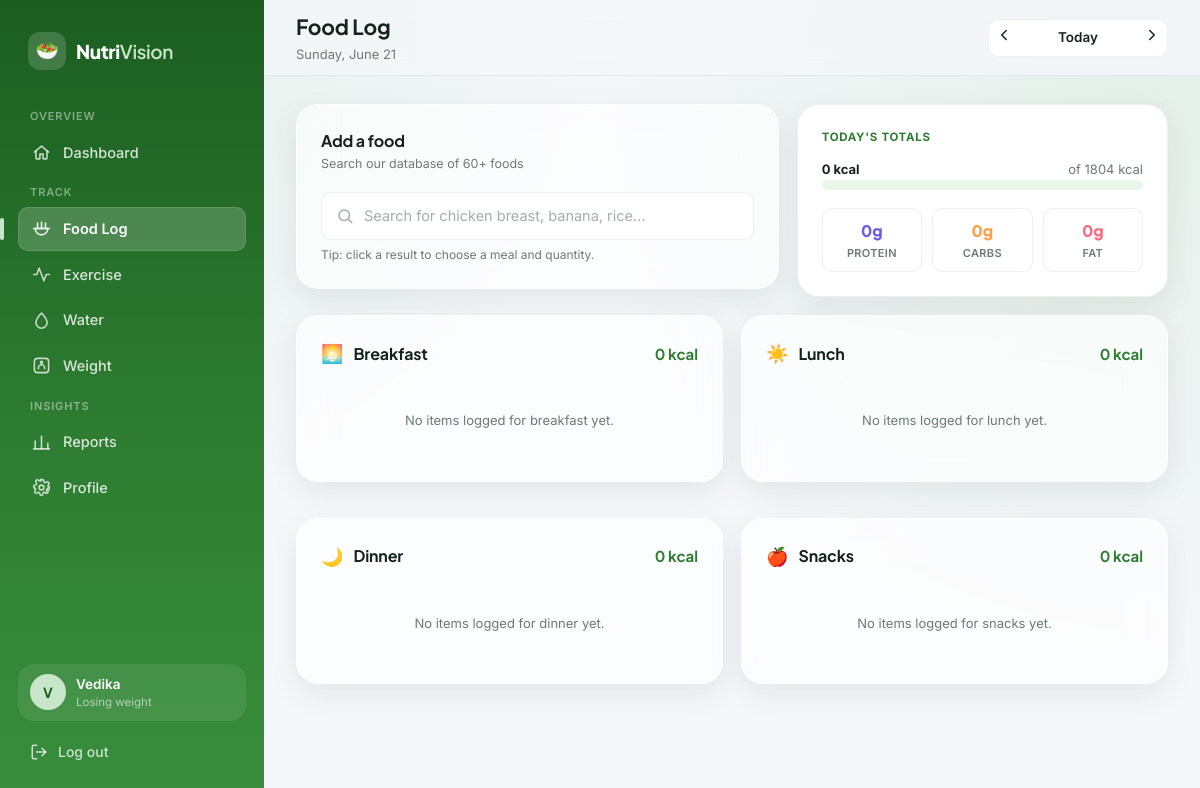
The page /food (signed in) on the database its author committed.
### models.py (models this page shows, shortened)
class User(UserMixin, db.Model):
    __tablename__ = "users"
    id = db.Column(db.Integer, primary_key=True)
    name = db.Column(db.String(100), nullable=False)
    email = db.Column(db.String(150), unique=True, nullable=False, index=True)
    password_hash = db.Column(db.String(255), nullable=False)
    age = db.Column(db.Integer)
    gender = db.Column(db.String(20))  # 'male' | 'female' | 'other'
    height = db.Column(db.Float)  # centimetres
    weight = db.Column(db.Float)  # kilograms (latest known weight)
    goal_weight = db.Column(db.Float)  # kilograms (target weight)
    activity_level = db.Column(db.String(30), default="sedentary")
    goal = db.Column(db.String(20), default="maintenance")  # weight_loss | maintenance | weight_gain
    water_goal_ml = db.Column(db.Integer, default=2000)
    created_at = db.Column(db.DateTime, default=datetime.utcnow)
    food_logs = db.relationship("FoodLog", backref="user", lazy=True, cascade="all, delete-orphan")
    exercise_logs = db.relationship("ExerciseLog", backref="user", lazy=True, cascade="all, delete-orphan")
    water_logs = db.relationship("WaterLog", backref="user", lazy=True, cascade="all, delete-orphan")
    weight_logs = db.relationship("WeightLog", backref="user", lazy=True, cascade="all, delete-orphan")
    def calculate_bmr(self):
        if not all([self.weight, self.height, self.age, self.gender]):
            return None
        base = (10 * self.weight) + (6.25 * self.height) - (5 * self.age)
        if self.gender == "male":
            return round(base + 5, 1)
        elif self.gender == "female":
            return round(base - 161, 1)
        else:
            return round(base - 78, 1)
    def calculate_tdee(self):
        bmr = self.calculate_bmr()
        if bmr is None:
            return None
        multiplier = ACTIVITY_MULTIPLIERS.get(self.activity_level, 1.2)
        return round(bmr * multiplier, 1)
    def calculate_daily_calorie_goal(self):
        tdee = self.calculate_tdee()
        if tdee is None:
            return None
        adjustment = GOAL_CALORIE_ADJUSTMENT.get(self.goal, 0)
        goal_calories = tdee + adjustment
        return round(max(goal_calories, 1200), 0)
    def calculate_macro_targets(self):
        calorie_goal = self.calculate_daily_calorie_goal()
        if calorie_goal is None:
            return {"protein": 0, "carbs": 0, "fat": 0}
        return {
            "protein": round((calorie_goal * 0.30) / 4, 0),
            "carbs": round((calorie_goal * 0.40) / 4, 0),
            "fat": round((calorie_goal * 0.30) / 9, 0),
        }

### blueprints/food.py (the view)
@food_bp.route("/food")
@login_required
def food_log_page():
    selected_date = _parse_date(request.args.get("date"))
    logs = FoodLog.query.filter_by(user_id=current_user.id, date=selected_date).all()
    meals = {meal: [] for meal in MEAL_TYPES}
    for log in logs:
        meals[log.meal_type].append(log)
    totals = _day_totals(current_user.id, selected_date)
    macro_targets = current_user.calculate_macro_targets()
    calorie_goal = current_user.calculate_daily_calorie_goal() or 2000
    return render_template(
        "food_log.html",
        selected_date=selected_date,
        prev_date=selected_date - timedelta(days=1),
        next_date=selected_date + timedelta(days=1),
        is_today=(selected_date == date.today()),
        meals=meals,
        totals=totals,
        macro_targets=macro_targets,
        calorie_goal=calorie_goal,
        meal_types=MEAL_TYPES,
    )

### blueprints/food.py (called while the page is built)
def _parse_date(value):
    if not value:
        return date.today()
    try:
        return datetime.strptime(value, "%Y-%m-%d").date()
    except ValueError:
        return date.today()

def _day_totals(user_id, day):
    logs = FoodLog.query.filter_by(user_id=user_id, date=day).all()
    return {
        "calories": round(sum(l.calories for l in logs), 1),
        "protein": round(sum(l.protein for l in logs), 1),
        "carbs": round(sum(l.carbs for l in logs), 1),
        "fat": round(sum(l.fat for l in logs), 1),
    }

### templates/food_log.html (shortened to what this page needs)
{% extends "base.html" %}
{% from "partials/icons.html" import icon %}
{% block page_title %}Food Log{% endblock %}
{% block page_subtitle %}{{ selected_date.strftime('%A, %B') }} {{ selected_date.day }}{% endblock %}
{% block topbar_actions %}
<div class="date-nav">
  <a href="{{ url_for('food.food_log_page', date=prev_date.isoformat()) }}" aria-label="Previous day">{{ icon('chevron-left') }}</a>
  <span class="date-label">{{ "Today" if is_today else selected_date.strftime('%b %d') }}</span>
  <a href="{{ url_for('food.food_log_page', date=next_date.isoformat()) }}" aria-label="Next day">{{ icon('chevron-right') }}</a>
</div>
{% endblock %}
{% block content %}
<div class="dash-grid" style="grid-template-columns: 1.3fr 1fr;">
  <div class="card">
    <div class="card-header">
      <div>
        <h3>Add a food</h3>
        <p class="subtitle">Search our database of 60+ foods</p>
      </div>
    </div>
    <div class="search-bar">
      {{ icon('search', 'search-icon') }}
      <input type="text" class="input" id="foodSearchInput" placeholder="Search for chicken breast, banana, rice…" autocomplete="off">
    </div>
    <p class="help-text">Tip: click a result to choose a meal and quantity.</p>
  </div>
  <div class="card-solid">
    <p class="card-eyebrow mb-14">Today's totals</p>
    {% set pct = [[(totals.calories / calorie_goal * 100) if calorie_goal else 0, 100]|min, 0]|max %}
    <div class="flex-between mb-8">
      <span class="text-sm" style="font-weight:700;">{{ totals.calories|int }} kcal</span>
      <span class="text-sm text-muted">of {{ calorie_goal|int }} kcal</span>
    </div>
    <div class="progress-track mb-18"><div class="progress-fill {{ 'danger' if pct >= 100 }}" style="width:{{ pct }}%;"></div></div>
    <div class="macro-chip-row">
      <div class="macro-chip protein"><div class="mval">{{ totals.protein }}g</div><div class="mlbl">Protein</div></div>
      <div class="macro-chip carbs"><div class="mval">{{ totals.carbs }}g</div><div class="mlbl">Carbs</div></div>
      <div class="macro-chip fat"><div class="mval">{{ totals.fat }}g</div><div class="mlbl">Fat</div></div>
    </div>
  </div>
</div>
{% set meal_meta = {
  'breakfast': ('🌅','Breakfast'),
  'lunch': ('☀️','Lunch'),
  'dinner': ('🌙','Dinner'),
  'snacks': ('🍎','Snacks')
} %}
<div class="grid-2 mt-18">
{% for meal_type in meal_types %}
  {% set emoji, label = meal_meta[meal_type] %}
  <div class="card meal-card" data-meal="{{ meal_type }}">
    <div class="card-header meal-card-header">
      <div class="meal-title">
        <span class="meal-icon">{{ emoji }}</span>
        <h3>{{ label }}</h3>
      </div>
      <span class="meal-cal" data-meal-total="{{ meal_type }}">
        {{ meals[meal_type]|sum(attribute='calories')|round|int }} kcal
      </span>
    </div>
    {% if not meals[meal_type] %}
    <div class="empty-state empty-meal" style="padding:26px 10px;">
      <p class="text-sm">No items logged for {{ label|lower }} yet.</p>
    </div>
    {% endif %}
  </div>
{% endfor %}
</div>
{% endblock %}

### templates/base.html (shortened to what this page needs)
<!DOCTYPE html>
<html lang="en">
<head>
<link rel="stylesheet" href="{{ url_for('static', filename='css/style.css') }}">
</head>
<body>
{% from "partials/icons.html" import icon %}
<div class="app-shell">
  <aside class="sidebar" id="sidebar">
    <div class="sidebar-brand">
      <div class="logo-mark">🥗</div>
      <div class="logo-text">Nutri<span>Vision</span></div>
    </div>
    <p class="sidebar-section-label">Overview</p>
    <nav class="sidebar-nav">
      <a class="sidebar-link {{ 'active' if request.endpoint == 'dashboard.home' }}" href="{{ url_for('dashboard.home') }}">
        {{ icon('home') }} Dashboard
      </a>
    </nav>
    <p class="sidebar-section-label">Track</p>
    <nav class="sidebar-nav">
      <a class="sidebar-link {{ 'active' if request.endpoint == 'food.food_log_page' }}" href="{{ url_for('food.food_log_page') }}">
        {{ icon('bowl') }} Food Log
      </a>
      <a class="sidebar-link {{ 'active' if request.endpoint == 'exercise.exercise_page' }}" href="{{ url_for('exercise.exercise_page') }}">
        {{ icon('activity') }} Exercise
      </a>
      <a class="sidebar-link {{ 'active' if request.endpoint == 'water.water_page' }}" href="{{ url_for('water.water_page') }}">
        {{ icon('droplet') }} Water
      </a>
      <a class="sidebar-link {{ 'active' if request.endpoint == 'weight.weight_page' }}" href="{{ url_for('weight.weight_page') }}">
        {{ icon('scale') }} Weight
      </a>
    </nav>
    <p class="sidebar-section-label">Insights</p>
    <nav class="sidebar-nav">
      <a class="sidebar-link {{ 'active' if request.endpoint == 'reports.reports_page' }}" href="{{ url_for('reports.reports_page') }}">
        {{ icon('bar-chart') }} Reports
      </a>
      <a class="sidebar-link {{ 'active' if request.endpoint == 'profile.edit_profile' }}" href="{{ url_for('profile.edit_profile') }}">
        {{ icon('settings') }} Profile
      </a>
    </nav>
    <div class="sidebar-footer">
      {% if current_user.is_authenticated %}
      <div class="sidebar-user">
        <div class="avatar">{{ current_user.name[:1]|upper }}</div>
        <div class="user-meta">
          <div class="user-name">{{ current_user.name }}</div>
          <div class="user-goal">{{ {'weight_loss':'Losing weight','maintenance':'Maintaining','weight_gain':'Gaining weight'}.get(current_user.goal, 'Set a goal') }}</div>
        </div>
      </div>
      <a class="sidebar-logout" href="{{ url_for('auth.logout') }}">{{ icon('logout') }} Log out</a>
      {% endif %}
    </div>
  </aside>
  <div class="main-col">
    <header class="topbar">
      <div class="flex gap-14" style="align-items:center;">
        <div class="topbar-title">
          <h1>{% block page_title %}Dashboard{% endblock %}</h1>
          <p>{% block page_subtitle %}{{ today.strftime('%A, %B') }} {{ today.day }}{% endblock %}</p>
        </div>
      </div>
      <div class="topbar-actions">
        {% block topbar_actions %}{% endblock %}
      </div>
    </header>
    <main class="content">
      {% block content %}{% endblock %}
    </main>
  </div>
</div>
</body>
</html>

### rows shown on the page
User: name "V", name "Vedika", goal "Losing weight"

### other values the page prints
{{ selected_date.strftime('%A, %B') }} "Sunday, June"
{{ selected_date.day }} "21"
{{ totals.calories|int }} "0"
{{ calorie_goal|int }} "1804"
{{ totals.protein }} "0"
{{ totals.carbs }} "0"
{{ totals.fat }} "0"
{{ emoji }} "🌅" "☀️" "🌙" "🍎"
{{ label }} "Breakfast" "Lunch" "Dinner" "Snacks"
{{ meals[meal_type]|sum(attribute='calories')|round|int }} "0" "0" "0" "0"
{{ label|lower }} "breakfast" "lunch" "dinner" "snacks"
